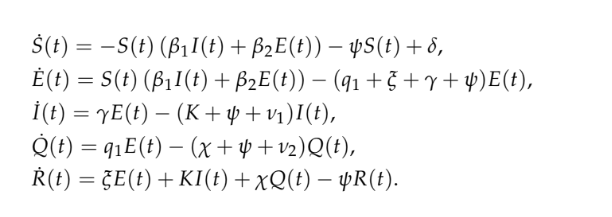
%> input picture equations.png, 612 x 217 px
$ octave relaxation_decoupled_approach.m   (GNU Octave 9; MATLAB toolbox functions it lacks are replaced by stand-ins)
%> lines starting %> are read from the running program, lines starting %| are printed output that depends on the picture
% =================== powering with 2 by the values of the vector
x = 2.^(0:3)

% =================== gives the same value puted rows and columns
one = ones(2,1)

N = 0

% if on online   .................................................
if N== 0, disp("D= 0"); end


% ******* for loop
%for index = startvalue:step:endvalue

%end

for i= 1:4
    disp(i)
end


%% cheb function

function [D ,x] = cheb (N)
% ======= taking values of x as symmetric distribution==================
% ======= Chebyvs gives accurate answer than euler(same steps)==========
% ======= Having eqtn f(t) = e^t, taking N=4 we can copute t and then after
% =======use lagrange to show the exact graph
% ======= cos(i*pi / N)

if N==0
    D= 0;
    x =1;
    return
end

x = cos(pi * (0:N)/N)' ;


% ****** to find L'(t) we use bary centre interpolation=================
%        D_ij = (ci/cj)* (1/dx), dx = xi - xj = x - x'

% ****** end boundary 2 other 1 as columns =============================
% ******element by elemt multiplication(.*) ===========================
%         c: weight

c = [2;ones(N-1,1);2].* (-1).^(0:N)';

% ******* Making a matrix *********************
x =repmat(x, 1, N+1)

% *******  D_ij = (ci/cj)* (1/dx), dx = xi - xj = x - x'

dx = x - x'

% ********scaling dx to remove zero ************
D = (c* (1./c)') ./ (dx +(eye(N+1)))

% ==========   D_ii = - (D0,1+ D0,2) in notes ...............

D = D - diag(sum(D'));
end


%% SIR MODEL USING RELAXATION APPROACH

% dS/dt =  - Beta I S
% dI/dt = Beta I S - \gamma I
% dR/dt = \gamma I

% S' = D S

% ================RELAXATION=======================

N = 100
[D1, x] = cheb(N)

% ===============Linear transformation (scaling)===

t0 = 0; tf = 250;

% ========= since (t0 -tf)/2)  scalar no need for ./
t = ((tf -t0)/2) *x + ((tf + t0 )/2);

% ========= Since D [-1,1] SCale chain rule=========
D = 2/(tf - t0)* D1

Ide= eye(N+1)


%************** Initial Conditions **************

S0 = 990; I0 = 10 ; R0 = 0;
gamma = 0.1; beta = 0.0004


%********* making them as a column

S = S0* ones(N+1,1);
I = I0*ones(N+1,1);
R = R0*ones(N+1,1);

iteration = 50;

for i = 1:iteration
    %************** SUSCEPTIBLE***********
    %***** D S = R1 , S = D^-1 R1
    A1 = D
    R1 = - beta * S.* I
    A1(N+1,:)=0
    A1(N+1,N+1)=1
    R1(N+1) = S0
    %***** inv(A1)
    S = A1 \ R1;

    %************** INFECTED ***********
    %***** D I = R2 - gamma I(current) since linear

    A2 = D + gamma*Ide
    R2 = beta * S.* I
    A2(N+1, :)=0
    A2(N+1,N+1)=1
    R2(N+1)= I0;

    I = A2\R2;

     %************** RECOVERED *********

     A3 = D;
     R3 = gamma * I
     A3(N+1,:) = 0;
     A3(N+1,N+1) =1;
     R3(N+1) = R0

     R = A3\R3;
end


hold on
plot(t,S,'b')
plot(t, I,'r')
plot(t,R,'g')
xlabel("Time in days")
ylabel("Number")
legend("Susceptible","Infected","Recovered")
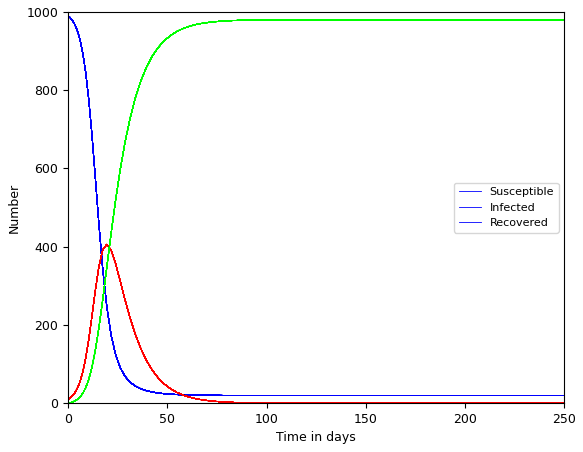
%> figure redrawn from the program's plot data
hold off


%% Another equations

%% ***** SIMULATION OF COVID-19 USING MULTIDOMAIN SPECTRAL RELAXATION TECHNIQUE *********

image = imread("equations.png")
%> image is the input picture: size 217x612x3 uint8; min 1, max 255, mean 245.8
imshow(image)


%% **** simulation codes and graph of COVID-19
% Parameters
alpha = 0.5;
beta1 = 1.05;
beta2 = 0.005;
gamma = 0.5;
q1 = 0.001;
delta = 0.00398;
lambda1 = 0.0047876;
lambda2 = 0.000001231;
omega = 0.085432;
K = 0.09871;
mu = 0.1243;

N = 6; % number of spectral points
iteration = 50;

% Initial conditions
S0 = 0.5; E0 = 0.2; I0 = 0.1; Q0 = 0.1; R0 = 0.1;

% Compute differentiation matrix and grid points
[D, x] = cheb(N);

% Identity matrix
Ide = eye(N+1);

% Initialize solution vectors
S = S0 * ones(N+1,1);
E = E0 * ones(N+1,1);
I = I0 * ones(N+1,1);
Q = Q0 * ones(N+1,1);
R = R0 * ones(N+1,1);

for i = 1:iteration
    % Susceptible update
    A1 = D;
    R1 = - beta1 * S .* I - beta2 * S .* E - delta * S + omega; % replace with model's S eqn
    A1(N+1,:) = 0; A1(N+1,N+1) = 1; R1(N+1) = S0;
    S = A1 \ R1;

    % Exposed update
    A2 = D + (q1 + lambda1 + gamma + delta) * Ide;
    R2 = beta1 * S .* I + beta2 * S .* E;
    A2(N+1,:) = 0; A2(N+1,N+1) = 1; R2(N+1) = E0;
    E = A2 \ R2;

    % Infected update
    A3 = D + (K + delta + lambda2) * Ide;
    R3 = gamma * E;
    A3(N+1,:) = 0; A3(N+1,N+1) = 1; R3(N+1) = I0;
    I = A3 \ R3;

    % Quarantined update
    A4 = D + (mu + delta) * Ide;
    R4 = q1 * E;
    A4(N+1,:) = 0; A4(N+1,N+1) = 1; R4(N+1) = Q0;
    Q = A4 \ R4;

    % Recovered update
    A5 = D + delta * Ide;
    R5 = lambda1 * E + K * I + mu * Q;
    A5(N+1,:) = 0; A5(N+1,N+1) = 1; R5(N+1) = R0;
    R = A5 \ R5;
end

% Linear transform for time range [0,75]
t0 = 0; tf = 75;
t = ((tf - t0)/2)*x + (tf + t0)/2;

% Plot results
figure
hold on
plot(t, S, 'b', 'DisplayName', 'Susceptible');
plot(t, E, 'k', 'DisplayName', 'Exposed');
plot(t, I, 'r', 'DisplayName', 'Infected');
plot(t, Q, 'm', 'DisplayName', 'Quarantined');
plot(t, R, 'g', 'DisplayName', 'Recovered');
xlabel('Time (days)');
ylabel('Population fraction');
legend;
grid on;
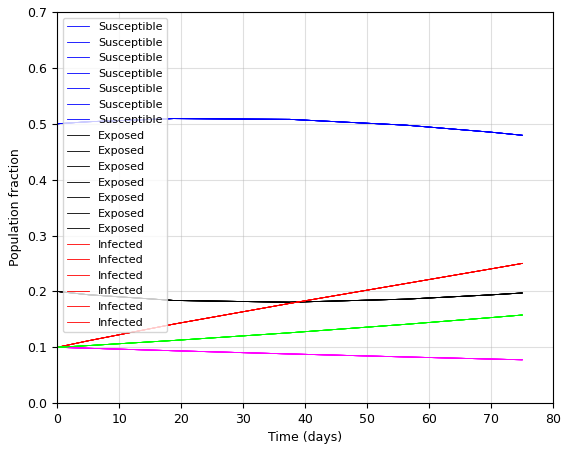
%> figure redrawn from the program's plot data
hold off;
